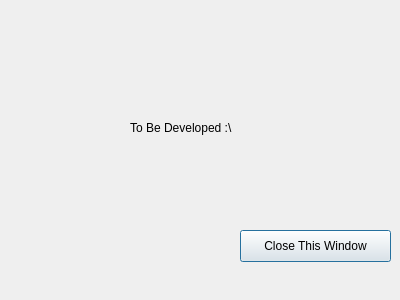
<?xml version="1.0" encoding="UTF-8"?>
<ui version="4.0">
 <class>tutorialsWindow</class>
 <widget class="QDialog" name="tutorialsWindow">
  <property name="geometry">
   <rect>
    <x>0</x>
    <y>0</y>
    <width>400</width>
    <height>300</height>
   </rect>
  </property>
  <property name="minimumSize">
   <size>
    <width>400</width>
    <height>300</height>
   </size>
  </property>
  <property name="maximumSize">
   <size>
    <width>400</width>
    <height>300</height>
   </size>
  </property>
  <property name="windowTitle">
   <string>Tutorials - ANUBIS Interface</string>
  </property>
  <property name="windowIcon">
   <iconset resource="resources.qrc">
    <normaloff>:/img/ANUBIS.ico</normaloff>:/img/ANUBIS.ico</iconset>
  </property>
  <widget class="QLabel" name="label">
   <property name="geometry">
    <rect>
     <x>130</x>
     <y>120</y>
     <width>131</width>
     <height>16</height>
    </rect>
   </property>
   <property name="text">
    <string>To Be Developed :\</string>
   </property>
  </widget>
  <widget class="QPushButton" name="okayButton">
   <property name="geometry">
    <rect>
     <x>240</x>
     <y>230</y>
     <width>151</width>
     <height>32</height>
    </rect>
   </property>
   <property name="text">
    <string>Close This Window</string>
   </property>
  </widget>
 </widget>
 <resources>
  <include location="resources.qrc"/>
 </resources>
 <connections/>
</ui>
